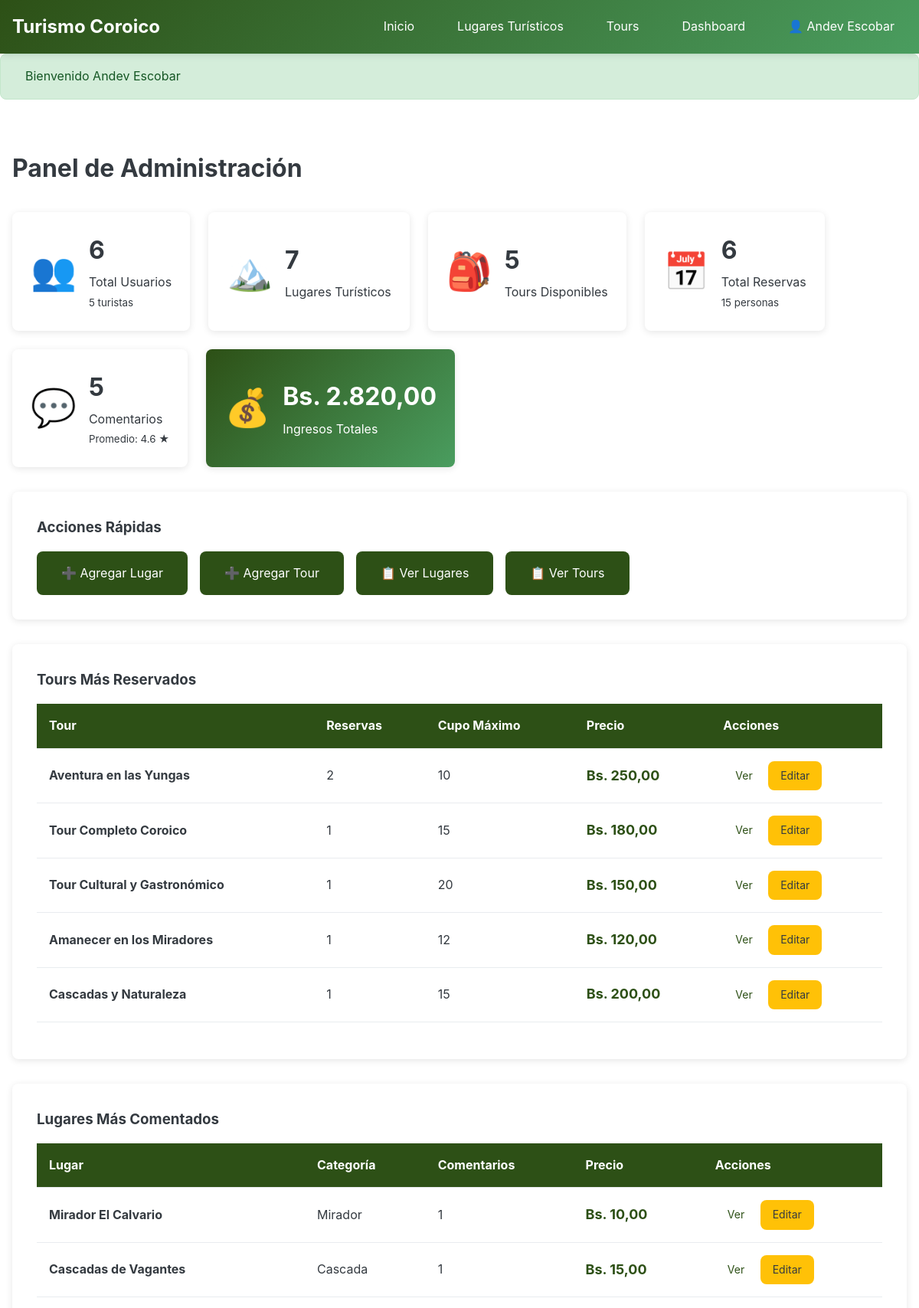
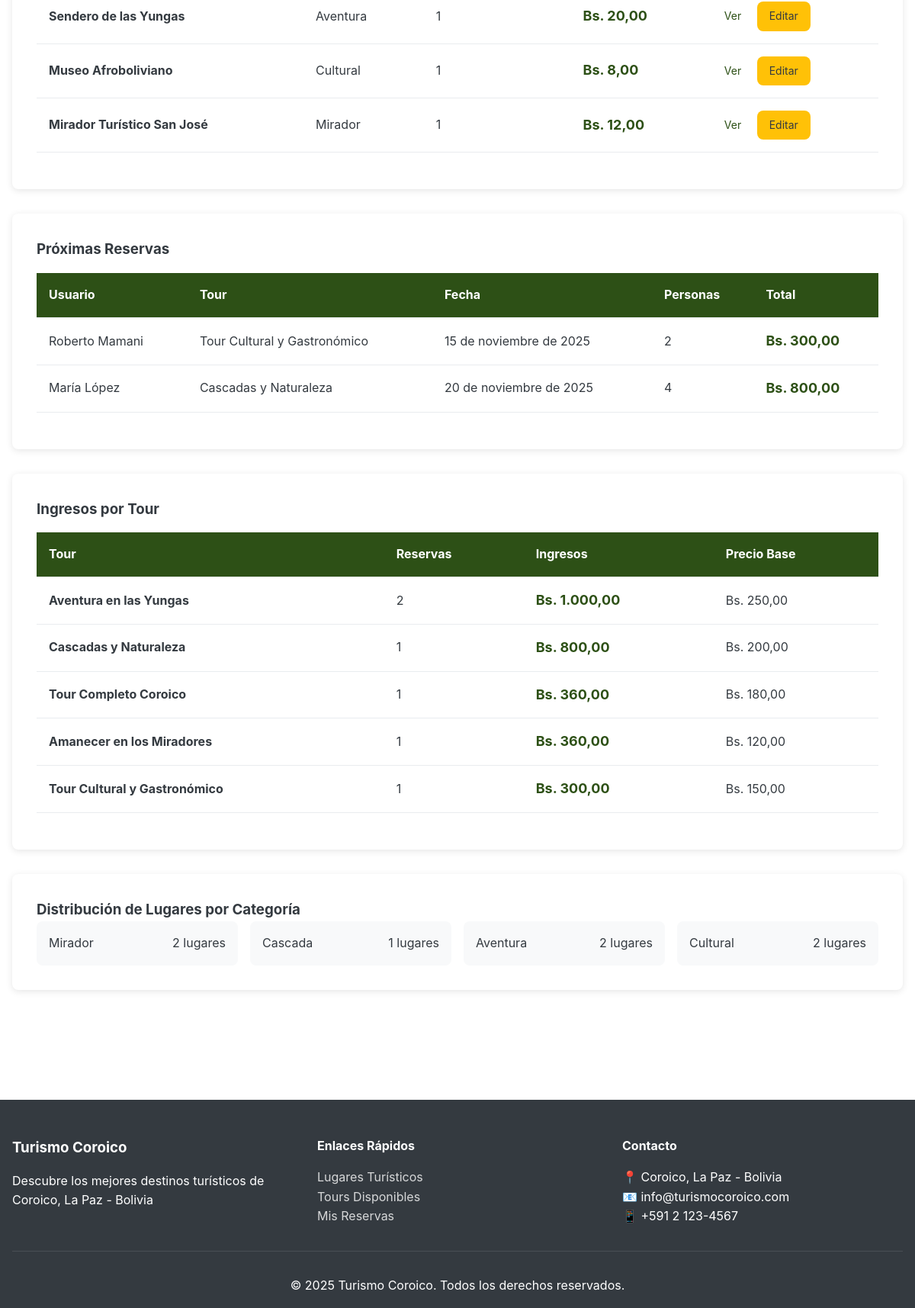
/admin/dashboard (signed in), run on the app's committed database (2 pictures, top to bottom).
### tables this page shows
CREATE TABLE `tours` (
  `id_tour` int(11) NOT NULL,
  `nombre` varchar(150) NOT NULL,
  `descripcion` text NOT NULL,
  `precio` decimal(10,2) NOT NULL,
  `cupo_maximo` int(11) NOT NULL DEFAULT 10,
  `imagen_tour` varchar(255) DEFAULT 'default.jpg',
  `fecha_creacion` timestamp NOT NULL DEFAULT current_timestamp()
);

CREATE TABLE `lugares_turisticos` (
  `id_lugar` int(11) NOT NULL,
  `nombre` varchar(150) NOT NULL,
  `descripcion` text NOT NULL,
  `categoria` enum('mirador','cascada','aventura','cultural') NOT NULL,
  `direccion` varchar(200) DEFAULT NULL,
  `precio_entrada` decimal(10,2) NOT NULL DEFAULT 0.00,
  `horario_apertura` time DEFAULT NULL,
  `horario_cierre` time DEFAULT NULL,
  `imagen_lugar` varchar(255) DEFAULT 'default.jpg',
  `fecha_creacion` timestamp NOT NULL DEFAULT current_timestamp()
);

CREATE TABLE `reservas` (
  `id_reserva` int(11) NOT NULL,
  `id_usuario` int(11) NOT NULL,
  `id_tour` int(11) NOT NULL,
  `fecha_tour` date NOT NULL,
  `cantidad_personas` int(11) NOT NULL DEFAULT 1,
  `precio_total` decimal(10,2) NOT NULL,
  `fecha_reserva` timestamp NOT NULL DEFAULT current_timestamp()
);

CREATE TABLE `usuarios` (
  `id_usuario` int(11) NOT NULL,
  `nombre_completo` varchar(100) NOT NULL,
  `email` varchar(100) NOT NULL,
  `password` varchar(50) NOT NULL,
  `rol` enum('admin','turista') NOT NULL DEFAULT 'turista',
  `fecha_registro` timestamp NOT NULL DEFAULT current_timestamp()
);

### views/admin/dashboard.php (the view, shortened to what the rows shown need)
<?php
require_once __DIR__ . '/../layouts/header.php';
?>
<section class="section">
    <div class="container">
        <h2 class="page-title">Panel de Administración</h2>
        <div class="dashboard-section">
            <div class="table-responsive">
                <table class="table">
                    <thead>
                        <tr>
                            <th>Tour</th>
                            <th>Reservas</th>
                            <th>Cupo Máximo</th>
                            <th>Precio</th>
                            <th>Acciones</th>
                        </tr>
                    </thead>
                    <tbody>
                        <?php foreach ($toursMasReservados as $tour): ?>
                        <tr>
                            <td><strong><?php echo htmlspecialchars($tour['nombre']); ?></strong></td>
                            <td><?php echo $tour['total_reservas'] ?? 0; ?></td>
                            <td><?php echo $tour['cupo_maximo']; ?></td>
                            <td class="price"><?php echo formatearPrecio($tour['precio']); ?></td>
                            <td>
                                <a href="<?php echo url('tours/detalle?id=' . $tour['id_tour']); ?>" class="btn-sm">Ver</a>
                                <a href="<?php echo url('tours/editar?id=' . $tour['id_tour']); ?>" class="btn-sm btn-warning">Editar</a>
                            </td>
                        </tr>
                        <?php endforeach; ?>
                    </tbody>
                </table>
            </div>
        </div>
        <div class="dashboard-section">
            <div class="table-responsive">
                <table class="table">
                    <thead>
                        <tr>
                            <th>Lugar</th>
                            <th>Categoría</th>
                            <th>Comentarios</th>
                            <th>Precio</th>
                            <th>Acciones</th>
                        </tr>
                    </thead>
                    <tbody>
                        <?php foreach ($lugaresMasComentados as $lugar): ?>
                        <tr>
                            <td><strong><?php echo htmlspecialchars($lugar['nombre']); ?></strong></td>
                            <td><?php echo ucfirst($lugar['categoria']); ?></td>
                            <td><?php echo $lugar['total_comentarios'] ?? 0; ?></td>
                            <td class="price"><?php echo formatearPrecio($lugar['precio_entrada']); ?></td>
                            <td>
                                <a href="<?php echo url('lugares/detalle?id=' . $lugar['id_lugar']); ?>" class="btn-sm">Ver</a>
                                <a href="<?php echo url('lugares/editar?id=' . $lugar['id_lugar']); ?>" class="btn-sm btn-warning">Editar</a>
                            </td>
                        </tr>
                        <?php endforeach; ?>
                    </tbody>
                </table>
            </div>
        </div>
        <?php if (!empty($proximasReservas)): ?>
        <div class="dashboard-section">
            <div class="table-responsive">
                <table class="table">
                    <thead>
                        <tr>
                            <th>Usuario</th>
                            <th>Tour</th>
                            <th>Fecha</th>
                            <th>Personas</th>
                            <th>Total</th>
                        </tr>
                    </thead>
                    <tbody>
                        <?php foreach ($proximasReservas as $reserva): ?>
                        <tr>
                            <td><?php echo htmlspecialchars($reserva['usuario_nombre']); ?></td>
                            <td><?php echo htmlspecialchars($reserva['tour_nombre']); ?></td>
                            <td><?php echo formatearFecha($reserva['fecha_tour']); ?></td>
                            <td><?php echo $reserva['cantidad_personas']; ?></td>
                            <td class="price"><?php echo formatearPrecio($reserva['precio_total']); ?></td>
                        </tr>
                        <?php endforeach; ?>
                    </tbody>
                </table>
            </div>
        </div>
        <?php endif; ?>
        <div class="dashboard-section">
            <div class="table-responsive">
                <table class="table">
                    <thead>
                        <tr>
                            <th>Tour</th>
                            <th>Reservas</th>
                            <th>Ingresos</th>
                            <th>Precio Base</th>
                        </tr>
                    </thead>
                    <tbody>
                        <?php foreach ($estadisticasIngresos as $stat): ?>
                        <tr>
                            <td><strong><?php echo htmlspecialchars($stat['nombre']); ?></strong></td>
                            <td><?php echo $stat['total_reservas']; ?></td>
                            <td class="price"><strong><?php echo formatearPrecio($stat['ingresos_totales']); ?></strong></td>
                            <td><?php echo formatearPrecio($stat['precio']); ?></td>
                        </tr>
                        <?php endforeach; ?>
                    </tbody>
                </table>
            </div>
        </div>
    </div>
</section>
<?php require_once __DIR__ . '/../layouts/footer.php'; ?>

### data on the page
tours: nombre "Aventura en las Yungas", total_reservas "2", cupo_maximo "10", precio "Bs. 250,00", ingresos_totales "Bs. 1.000,00"
tours: nombre "Tour Completo Coroico", total_reservas "1", cupo_maximo "15", precio "Bs. 180,00", ingresos_totales "Bs. 360,00"
tours: nombre "Tour Cultural y Gastronómico", total_reservas "1", cupo_maximo "20", precio "Bs. 150,00", ingresos_totales "Bs. 300,00"
tours: nombre "Amanecer en los Miradores", total_reservas "1", cupo_maximo "12", precio "Bs. 120,00", ingresos_totales "Bs. 360,00"
tours: nombre "Cascadas y Naturaleza", total_reservas "1", cupo_maximo "15", precio "Bs. 200,00", ingresos_totales "Bs. 800,00"
lugares_turisticos: nombre "Mirador El Calvario", categoria "Mirador", total_comentarios "1", precio_entrada "Bs. 10,00"
lugares_turisticos: nombre "Cascadas de Vagantes", categoria "Cascada", total_comentarios "1", precio_entrada "Bs. 15,00"
lugares_turisticos: nombre "Sendero de las Yungas", categoria "Aventura", total_comentarios "1", precio_entrada "Bs. 20,00"
lugares_turisticos: nombre "Museo Afroboliviano", categoria "Cultural", total_comentarios "1", precio_entrada "Bs. 8,00"
lugares_turisticos: nombre "Mirador Turístico San José", categoria "Mirador", total_comentarios "1", precio_entrada "Bs. 12,00"
reservas: id_usuario.nombre_completo "Roberto Mamani", id_tour.nombre "Tour Cultural y Gastronómico", fecha_tour "15 de noviembre de 2025", cantidad_personas "2", precio_total "Bs. 300,00"
reservas: id_usuario.nombre_completo "María López", id_tour.nombre "Cascadas y Naturaleza", fecha_tour "20 de noviembre de 2025", cantidad_personas "4", precio_total "Bs. 800,00"

### other printed values
SITE_NAME "Turismo Coroico"
$_SESSION['nombre_completo'] "Andev Escobar"
$mensaje['texto'] "Bienvenido Andev Escobar"
$totalUsuarios "6"
$totalTuristas "5"
$totalLugares "7"
$totalTours "5"
$estadisticasReservas['total_reservas'] "6"
$estadisticasReservas['total_personas'] "15"
$estadisticasComentarios['total_comentarios'] "5"
$estadisticasComentarios['promedio_general'] "4.6"
formatearPrecio($ingresosTotales) "Bs. 2.820,00"
$cat['categoria'] "Mirador"
$cat['total'] "2"
$cat['categoria'] "Cascada"
